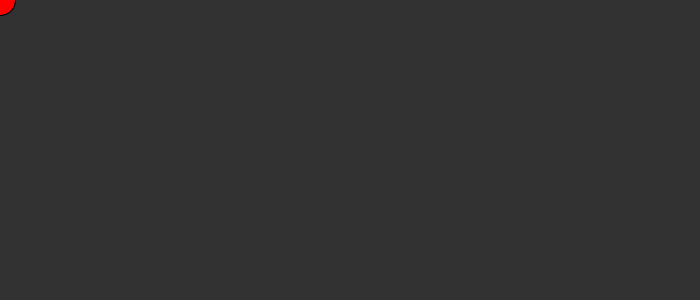
Frame 1 (no input)
Frame 60 (the mouse pressed at the canvas centre just before this capture): identical to frame 1, image omitted
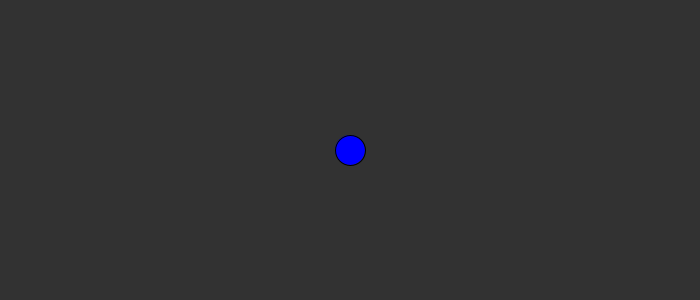
Frame 120 (the mouse held since frame 60 and released just before this capture)

The Processing sketch that drew these frames (run headless with seeded random() and noise(); from frame 60 on, the mouse is pressed at the canvas centre):

// Processing sketch: processing_150511
// ── processing_150511.pde

void setup(){
   size(700,300);
}
void draw(){
   background(50);
   fill(0,0,255);
   if(mouseX<100){
      fill(255,0,0);  
   }
   if(mouseX>600){
      fill(255,0,0);
      }
   ellipse(mouseX,mouseY,30,30);
}       
